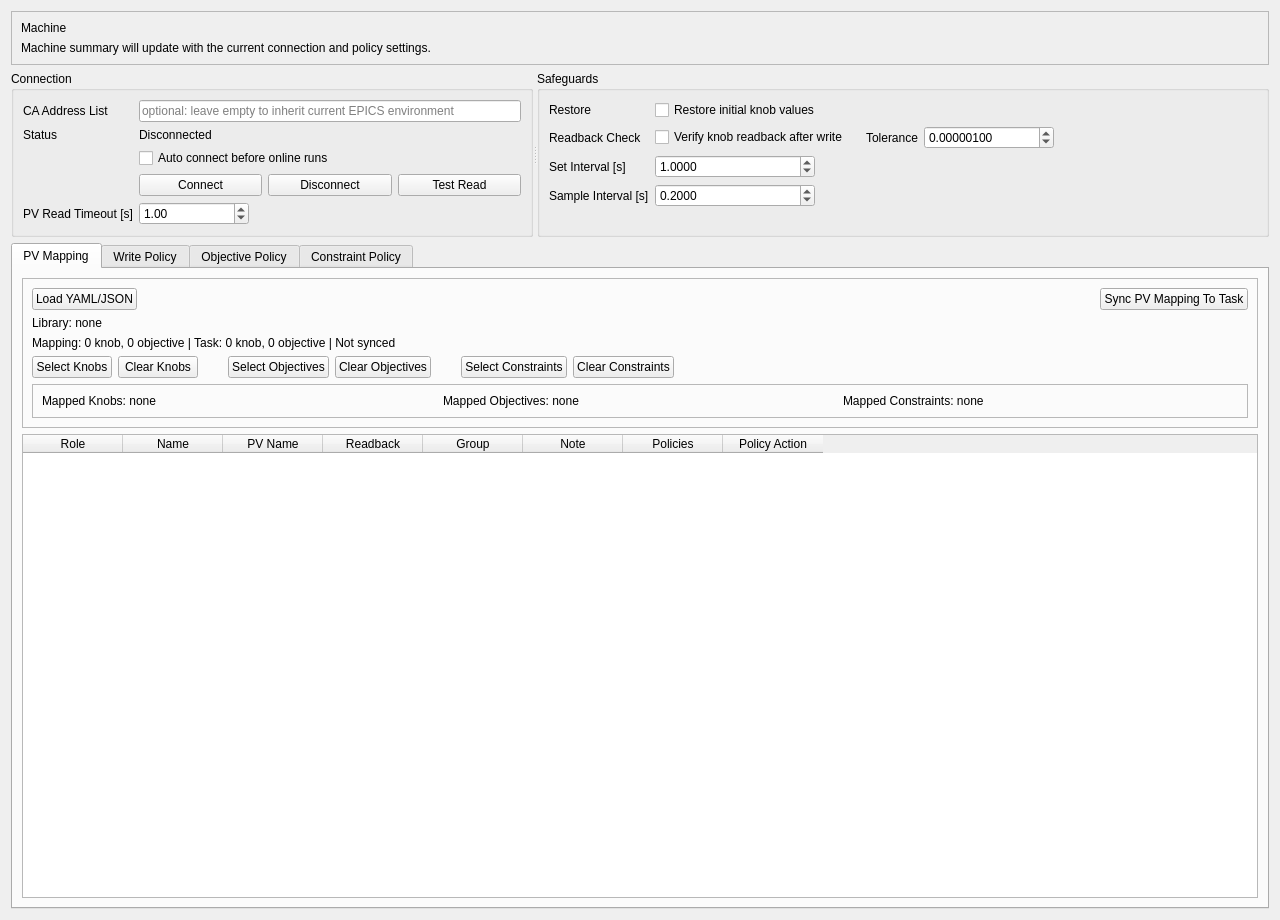
<?xml version="1.0" encoding="UTF-8"?>
<ui version="4.0">
 <class>MachinePage</class>
 <widget class="QWidget" name="MachinePage">
  <property name="geometry">
   <rect><x>0</x><y>0</y><width>1280</width><height>920</height></rect>
  </property>
  <property name="windowTitle">
   <string>Machine Interface</string>
  </property>
  <layout class="QVBoxLayout" name="verticalLayout_main">
   <item>
    <widget class="QFrame" name="frame_machineHero">
     <property name="frameShape">
      <enum>QFrame::StyledPanel</enum>
     </property>
     <layout class="QVBoxLayout" name="verticalLayout_machineHero">
     <item>
       <widget class="QLabel" name="label_machineTitle">
        <property name="text">
         <string>Machine</string>
        </property>
       </widget>
      </item>
      <item>
       <widget class="QLabel" name="label_machineSummary">
        <property name="text">
         <string>Machine summary will update with the current connection and policy settings.</string>
        </property>
        <property name="wordWrap">
         <bool>true</bool>
        </property>
       </widget>
      </item>
     </layout>
    </widget>
   </item>
   <item>
    <widget class="QSplitter" name="splitter_top">
     <property name="orientation"><enum>Qt::Horizontal</enum></property>
     <widget class="QGroupBox" name="groupBox_connection">
      <property name="title"><string>Connection</string></property>
      <layout class="QVBoxLayout" name="verticalLayout_connectionBox">
       <item>
        <layout class="QFormLayout" name="formLayout_connection">
         <item row="0" column="0"><widget class="QLabel" name="label_caAddress"><property name="text"><string>CA Address List</string></property></widget></item>
         <item row="0" column="1"><widget class="QLineEdit" name="lineEdit_caAddress"><property name="placeholderText"><string>optional: leave empty to inherit current EPICS environment</string></property></widget></item>
         <item row="1" column="0"><widget class="QLabel" name="label_status"><property name="text"><string>Status</string></property></widget></item>
         <item row="1" column="1"><widget class="QLabel" name="label_statusValue"><property name="text"><string>Disconnected</string></property></widget></item>
         <item row="2" column="1"><widget class="QCheckBox" name="checkBox_autoConnect"><property name="text"><string>Auto connect before online runs</string></property></widget></item>
         <item row="3" column="1">
          <layout class="QHBoxLayout" name="horizontalLayout_buttons">
           <item><widget class="QPushButton" name="pushButton_connect"><property name="text"><string>Connect</string></property></widget></item>
           <item><widget class="QPushButton" name="pushButton_disconnect"><property name="text"><string>Disconnect</string></property></widget></item>
           <item><widget class="QPushButton" name="pushButton_test"><property name="text"><string>Test Read</string></property></widget></item>
          </layout>
         </item>
         <item row="4" column="0"><widget class="QLabel" name="label_timeout"><property name="text"><string>PV Read Timeout [s]</string></property></widget></item>
         <item row="4" column="1"><widget class="QDoubleSpinBox" name="doubleSpinBox_timeout"><property name="maximumSize"><size><width>110</width><height>16777215</height></size></property><property name="maximum"><double>999999999.000000000000000</double></property><property name="value"><double>1.000000000000000</double></property></widget></item>
        </layout>
       </item>
      </layout>
     </widget>
     <widget class="QGroupBox" name="groupBox_guard">
      <property name="title"><string>Safeguards</string></property>
      <layout class="QVBoxLayout" name="verticalLayout_guardBox">
       <item>
        <layout class="QFormLayout" name="formLayout_guard">
         <item row="0" column="0"><widget class="QLabel" name="label_restore"><property name="text"><string>Restore</string></property></widget></item>
         <item row="0" column="1"><widget class="QCheckBox" name="checkBox_restore"><property name="text"><string>Restore initial knob values</string></property></widget></item>
         <item row="1" column="0"><widget class="QLabel" name="label_readbackCheck"><property name="text"><string>Readback Check</string></property></widget></item>
         <item row="1" column="1">
          <layout class="QHBoxLayout" name="horizontalLayout_readbackCheck">
           <item><widget class="QCheckBox" name="checkBox_readbackCheck"><property name="text"><string>Verify knob readback after write</string></property></widget></item>
           <item><spacer name="horizontalSpacer_readbackCheck"><property name="orientation"><enum>Qt::Horizontal</enum></property><property name="sizeType"><enum>QSizePolicy::Fixed</enum></property><property name="sizeHint" stdset="0"><size><width>12</width><height>20</height></size></property></spacer></item>
           <item><widget class="QLabel" name="label_readbackTol"><property name="text"><string>Tolerance</string></property></widget></item>
           <item><widget class="QDoubleSpinBox" name="doubleSpinBox_readbackTol"><property name="minimumSize"><size><width>130</width><height>0</height></size></property><property name="maximumSize"><size><width>160</width><height>16777215</height></size></property><property name="decimals"><number>8</number></property><property name="minimum"><double>0.000000000000000</double></property><property name="maximum"><double>999999999.000000000000000</double></property><property name="singleStep"><double>0.000001000000000</double></property><property name="value"><double>0.000001000000000</double></property></widget></item>
           <item><spacer name="horizontalSpacer_readbackTrailing"><property name="orientation"><enum>Qt::Horizontal</enum></property><property name="sizeHint" stdset="0"><size><width>20</width><height>20</height></size></property></spacer></item>
          </layout>
         </item>
         <item row="2" column="0"><widget class="QLabel" name="label_setInterval"><property name="text"><string>Set Interval [s]</string></property></widget></item>
         <item row="2" column="1"><widget class="QDoubleSpinBox" name="doubleSpinBox_setInterval"><property name="maximumSize"><size><width>160</width><height>16777215</height></size></property><property name="decimals"><number>4</number></property><property name="minimum"><double>0.000000000000000</double></property><property name="maximum"><double>999999999.000000000000000</double></property><property name="singleStep"><double>0.100000000000000</double></property><property name="value"><double>1.000000000000000</double></property></widget></item>
         <item row="3" column="0"><widget class="QLabel" name="label_sampleInterval"><property name="text"><string>Sample Interval [s]</string></property></widget></item>
         <item row="3" column="1"><widget class="QDoubleSpinBox" name="doubleSpinBox_sampleInterval"><property name="maximumSize"><size><width>160</width><height>16777215</height></size></property><property name="decimals"><number>4</number></property><property name="minimum"><double>0.000000000000000</double></property><property name="maximum"><double>999999999.000000000000000</double></property><property name="singleStep"><double>0.100000000000000</double></property><property name="value"><double>0.200000000000000</double></property></widget></item>
        </layout>
       </item>
      </layout>
     </widget>
    </widget>
   </item>
   <item>
    <widget class="QTabWidget" name="tabWidget_machine">
     <widget class="QWidget" name="tab_mapping">
      <attribute name="title"><string>PV Mapping</string></attribute>
      <layout class="QVBoxLayout" name="verticalLayout_mapping">
       <item>
        <widget class="QFrame" name="frame_pvPresetLibrary">
         <property name="frameShape">
          <enum>QFrame::StyledPanel</enum>
         </property>
        <layout class="QVBoxLayout" name="verticalLayout_pvPresetLibrary">
          <item>
           <layout class="QHBoxLayout" name="horizontalLayout_pvLibraryControls">
            <item>
             <widget class="QPushButton" name="pushButton_loadPvLibrary">
              <property name="text">
               <string>Load YAML/JSON</string>
              </property>
             </widget>
            </item>
            <item>
             <spacer name="horizontalSpacer_pvLibraryLoad">
              <property name="orientation">
               <enum>Qt::Horizontal</enum>
              </property>
              <property name="sizeHint" stdset="0">
               <size>
                <width>40</width>
                <height>20</height>
               </size>
              </property>
             </spacer>
            </item>
            <item>
             <widget class="QPushButton" name="pushButton_applySelectedPvLibrary">
              <property name="text">
               <string>Sync PV Mapping To Task</string>
              </property>
             </widget>
            </item>
           </layout>
          </item>
          <item>
           <widget class="QLabel" name="label_pvLibrarySource">
            <property name="text">
             <string>Library: none</string>
            </property>
            <property name="wordWrap">
             <bool>true</bool>
            </property>
           </widget>
          </item>
          <item>
           <widget class="QLabel" name="label_pvLibrarySummary">
            <property name="text">
             <string>Mapping: 0 knob, 0 objective | Task: 0 knob, 0 objective | Not synced</string>
            </property>
            <property name="wordWrap">
             <bool>true</bool>
            </property>
           </widget>
          </item>
          <item>
           <layout class="QHBoxLayout" name="horizontalLayout_pvPickerButtons">
            <item>
             <widget class="QPushButton" name="pushButton_pickKnobsFromLibrary">
              <property name="text">
               <string>Select Knobs</string>
              </property>
             </widget>
            </item>
            <item>
             <widget class="QPushButton" name="pushButton_clearSelectedKnobs">
              <property name="text">
               <string>Clear Knobs</string>
              </property>
             </widget>
            </item>
            <item>
             <spacer name="horizontalSpacer_pvPickerKnobObjective">
              <property name="orientation">
               <enum>Qt::Horizontal</enum>
              </property>
              <property name="sizeType">
               <enum>QSizePolicy::Fixed</enum>
              </property>
              <property name="sizeHint" stdset="0">
               <size>
                <width>24</width>
                <height>20</height>
               </size>
              </property>
             </spacer>
            </item>
            <item>
             <widget class="QPushButton" name="pushButton_pickObjectivesFromLibrary">
              <property name="text">
               <string>Select Objectives</string>
              </property>
             </widget>
            </item>
            <item>
             <widget class="QPushButton" name="pushButton_clearSelectedObjectives">
              <property name="text">
               <string>Clear Objectives</string>
              </property>
             </widget>
           </item>
            <item>
             <spacer name="horizontalSpacer_pvPickerObjectiveConstraint">
              <property name="orientation">
               <enum>Qt::Horizontal</enum>
              </property>
              <property name="sizeType">
               <enum>QSizePolicy::Fixed</enum>
              </property>
              <property name="sizeHint" stdset="0">
               <size>
                <width>24</width>
                <height>20</height>
               </size>
              </property>
             </spacer>
            </item>
            <item>
             <widget class="QPushButton" name="pushButton_pickConstraintsFromLibrary">
              <property name="text">
               <string>Select Constraints</string>
              </property>
             </widget>
            </item>
            <item>
             <widget class="QPushButton" name="pushButton_clearSelectedConstraints">
              <property name="text">
               <string>Clear Constraints</string>
              </property>
             </widget>
            </item>
            <item>
             <spacer name="horizontalSpacer_constraintPicker">
              <property name="orientation">
               <enum>Qt::Horizontal</enum>
              </property>
              <property name="sizeHint" stdset="0">
               <size>
                <width>40</width>
                <height>20</height>
               </size>
              </property>
             </spacer>
            </item>
          </layout>
         </item>
          <item>
           <widget class="QFrame" name="frame_selectedLibrarySummary">
            <property name="frameShape">
             <enum>QFrame::StyledPanel</enum>
            </property>
            <layout class="QHBoxLayout" name="horizontalLayout_selectedLibrarySummary">
             <item>
              <widget class="QLabel" name="label_selectedKnobsSummary">
                <property name="text">
                <string>Mapped Knobs: none</string>
                </property>
                <property name="wordWrap">
                 <bool>true</bool>
                </property>
               </widget>
             </item>
             <item>
              <widget class="QLabel" name="label_selectedObjectivesSummary">
                <property name="text">
                <string>Mapped Objectives: none</string>
                </property>
                <property name="wordWrap">
                 <bool>true</bool>
                </property>
               </widget>
             </item>
             <item>
              <widget class="QLabel" name="label_selectedConstraintsSummary">
                <property name="text">
                <string>Mapped Constraints: none</string>
                </property>
                <property name="wordWrap">
                 <bool>true</bool>
                </property>
               </widget>
             </item>
            </layout>
           </widget>
          </item>
         </layout>
        </widget>
       </item>
       <item><widget class="QTableWidget" name="tableWidget_mapping"><column><property name="text"><string>Role</string></property></column><column><property name="text"><string>Name</string></property></column><column><property name="text"><string>PV Name</string></property></column><column><property name="text"><string>Readback</string></property></column><column><property name="text"><string>Group</string></property></column><column><property name="text"><string>Note</string></property></column><column><property name="text"><string>Policies</string></property></column><column><property name="text"><string>Policy Action</string></property></column></widget></item>
      </layout>
     </widget>
     <widget class="QWidget" name="tab_writePolicy">
      <attribute name="title"><string>Write Policy</string></attribute>
      <layout class="QVBoxLayout" name="verticalLayout_writePolicy">
       <item>
        <layout class="QHBoxLayout" name="horizontalLayout_writePolicyTop">
         <item>
          <widget class="QLabel" name="label_policy">
           <property name="text">
            <string>Policy Type</string>
           </property>
          </widget>
         </item>
         <item>
          <widget class="QComboBox" name="comboBox_policy">
           <item>
            <property name="text">
             <string>none</string>
            </property>
           </item>
           <item>
            <property name="text">
             <string>equal</string>
            </property>
           </item>
          </widget>
         </item>
         <item>
          <spacer name="horizontalSpacer_writeLinksToolbar">
           <property name="orientation">
            <enum>Qt::Horizontal</enum>
           </property>
           <property name="sizeHint" stdset="0">
            <size>
             <width>40</width>
             <height>20</height>
            </size>
           </property>
          </spacer>
         </item>
         <item>
          <widget class="QPushButton" name="pushButton_addWriteLink">
           <property name="text">
            <string>Add Link</string>
           </property>
          </widget>
         </item>
         <item>
          <widget class="QPushButton" name="pushButton_removeWriteLink">
           <property name="text">
            <string>Remove Selected</string>
           </property>
          </widget>
         </item>
        </layout>
       </item>
       <item><widget class="QTableWidget" name="tableWidget_writeLinks"><column><property name="text"><string>Source Index</string></property></column><column><property name="text"><string>Target PV</string></property></column><column><property name="text"><string>Enabled</string></property></column></widget></item>
      </layout>
     </widget>
     <widget class="QWidget" name="tab_objectivePolicy">
      <attribute name="title"><string>Objective Policy</string></attribute>
      <layout class="QVBoxLayout" name="verticalLayout_objectivePolicy">
       <item>
        <layout class="QHBoxLayout" name="horizontalLayout_objectivePolicyTop">
         <item>
          <spacer name="horizontalSpacer_objectivePolicyToolbar">
           <property name="orientation">
            <enum>Qt::Horizontal</enum>
           </property>
           <property name="sizeHint" stdset="0">
            <size>
             <width>40</width>
             <height>20</height>
            </size>
           </property>
          </spacer>
         </item>
         <item>
          <widget class="QPushButton" name="pushButton_addObjectivePolicy">
           <property name="text">
            <string>Add Policy</string>
           </property>
          </widget>
         </item>
         <item>
          <widget class="QPushButton" name="pushButton_removeObjectivePolicy">
           <property name="text">
            <string>Remove Selected</string>
           </property>
          </widget>
         </item>
        </layout>
       </item>
       <item>
       <widget class="QTableWidget" name="tableWidget_objectivePolicies">
         <column>
          <property name="text">
           <string>Enabled</string>
          </property>
         </column>
         <column>
          <property name="text">
           <string>Target</string>
          </property>
         </column>
         <column>
          <property name="text">
           <string>Preset</string>
          </property>
         </column>
         <column>
          <property name="text">
           <string>Rule</string>
          </property>
         </column>
         <column>
          <property name="text">
           <string>Policy Name</string>
          </property>
         </column>
         <column>
          <property name="text">
           <string>Kwargs JSON</string>
          </property>
         </column>
        </widget>
       </item>
      </layout>
     </widget>
     <widget class="QWidget" name="tab_constraintPolicy">
      <attribute name="title"><string>Constraint Policy</string></attribute>
      <layout class="QVBoxLayout" name="verticalLayout_constraintPolicy">
       <item>
        <layout class="QHBoxLayout" name="horizontalLayout_constraintPolicyTop">
         <item>
          <spacer name="horizontalSpacer_constraintPolicyToolbar">
           <property name="orientation">
            <enum>Qt::Horizontal</enum>
           </property>
           <property name="sizeHint" stdset="0">
            <size>
             <width>40</width>
             <height>20</height>
            </size>
           </property>
          </spacer>
         </item>
         <item>
          <widget class="QPushButton" name="pushButton_addConstraintPolicy">
           <property name="text">
            <string>Add Policy</string>
           </property>
          </widget>
         </item>
         <item>
          <widget class="QPushButton" name="pushButton_removeConstraintPolicy">
           <property name="text">
            <string>Remove Selected</string>
           </property>
          </widget>
         </item>
        </layout>
       </item>
       <item>
        <widget class="QTableWidget" name="tableWidget_constraintPolicies">
         <column>
          <property name="text">
           <string>Enabled</string>
          </property>
         </column>
         <column>
          <property name="text">
           <string>Target</string>
          </property>
         </column>
         <column>
          <property name="text">
           <string>Preset</string>
          </property>
         </column>
         <column>
          <property name="text">
           <string>Rule</string>
          </property>
         </column>
         <column>
          <property name="text">
           <string>Policy Name</string>
          </property>
         </column>
         <column>
          <property name="text">
           <string>Kwargs JSON</string>
          </property>
         </column>
        </widget>
       </item>
      </layout>
     </widget>
    </widget>
   </item>
  </layout>
 </widget>
 <resources/>
 <connections/>
</ui>
